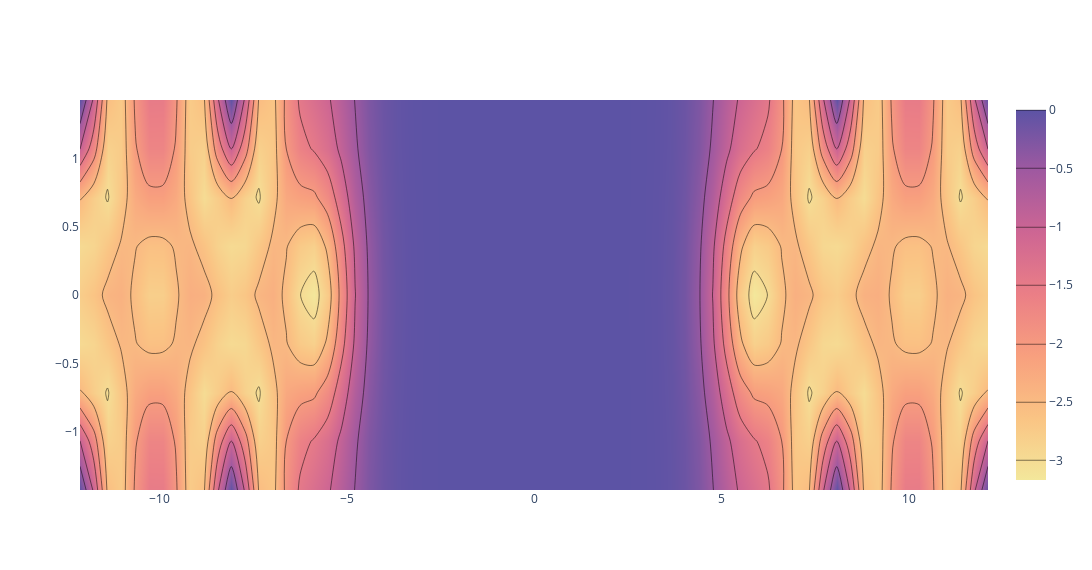

Notebook code cell kept with this figure:
### Code cell
fig = go.Figure(data = go.Contour(z = np.real(charges7), x = np.linspace(-f/2, f/2, 67, endpoint = True), y = np.linspace(-a/2, a/2, 9, endpoint=True), colorscale='sunset', line_smoothing=0.85, contours_coloring='heatmap'))

fig.update_layout(
    autosize=False,
    width=4000,
    height=570,
    )

fig.show(dpi = 300)

### Figure 1 — Plotly figure (JSON) as saved in the notebook; plotly's stock layout.template omitted (floating-point values rounded to 4 significant figures; data arrays with more than 128 entries replaced by an {"elided": "..."} marker saying what was removed)
{"data": [{"colorscale": [[0, "rgb(243, 231, 155)"], [0.1667, "rgb(250, 196, 132)"], [0.3333, "rgb(248, 160, 126)"], [0.5, "rgb(235, 127, 134)"], [0.6667, "rgb(206, 102, 147)"], [0.8333, "rgb(160, 89, 160)"], [1, "rgb(92, 83, 165)"]], "contours": {"coloring": "heatmap"}, "line": {"smoothing": 0.85}, "type": "contour", "x": [-12.11, -11.74, -11.37, -11.01, -10.64, -10.27, -9.906, -9.539, -9.172, -8.805, -8.438, -8.071, -7.704, -7.337, -6.971, -6.604, -6.237, -5.87, -5.503, -5.136, -4.769, -4.402, -4.036, -3.669, -3.302, -2.935, -2.568, -2.201, -1.834, -1.467, -1.101, -0.7337, -0.3669, 0, 0.3669, 0.7337, 1.101, 1.467, 1.834, 2.201, 2.568, 2.935, 3.302, 3.669, 4.036, 4.402, 4.769, 5.136, 5.503, 5.87, 6.237, 6.604, 6.971, 7.337, 7.704, 8.071, 8.438, 8.805, 9.172, 9.539, 9.906, 10.27, 10.64, 11.01, 11.37, 11.74, 12.11], "y": [-1.427, -1.07, -0.7134, -0.3567, 0, 0.3567, 0.7134, 1.07, 1.427], "z": {"elided": "9x67 float values"}}], "layout": {"autosize": false, "height": 570, "width": 4000}}
